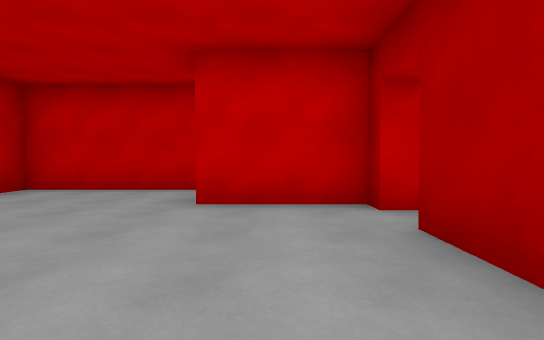
View 1 (above)

24 first-person views from a walk through a Unity game level. The camera is 1.2 m above the floor, tilts 2° down and sees 80° across. The floor is counted in squares, 2 m on a side. Each view is taken from the middle of a square. On the plan, view 1 faces up. The plan holds only what a view shows up to about 10 squares ahead; the rest is blank. The place goes on beyond the plan. The player character is not drawn. Some animated figures are left out.

View 2
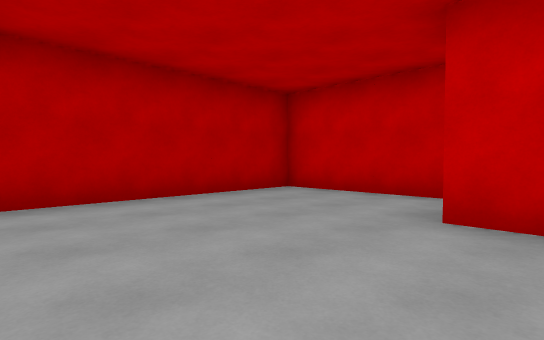

View 3
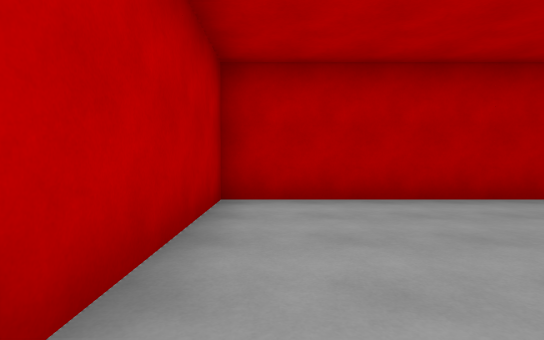

View 4
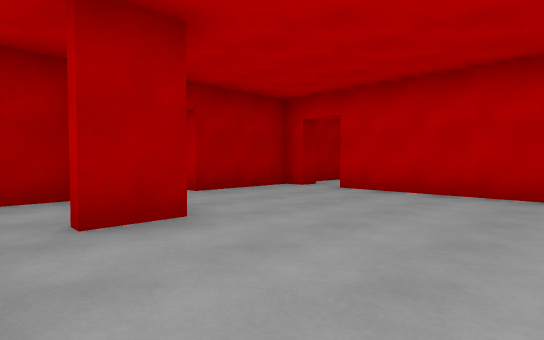

View 5
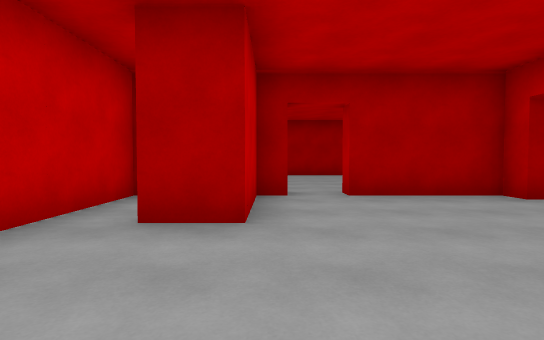

View 6
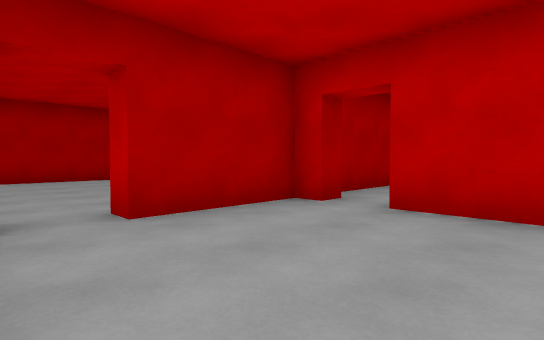

View 7
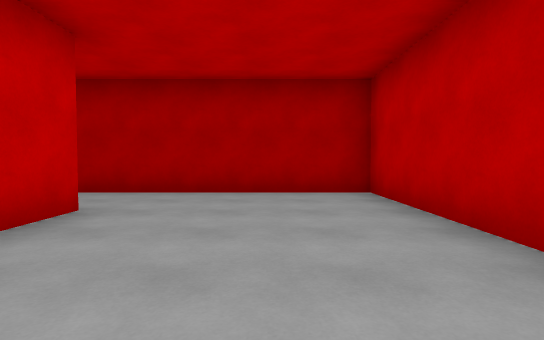

View 8
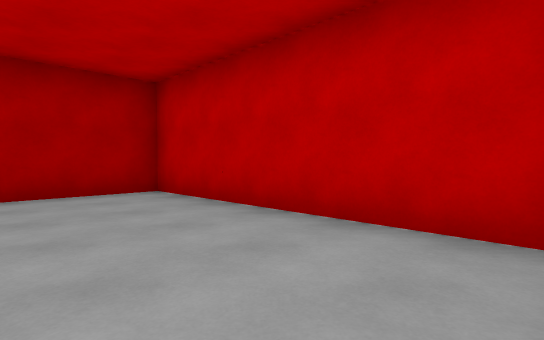

View 9
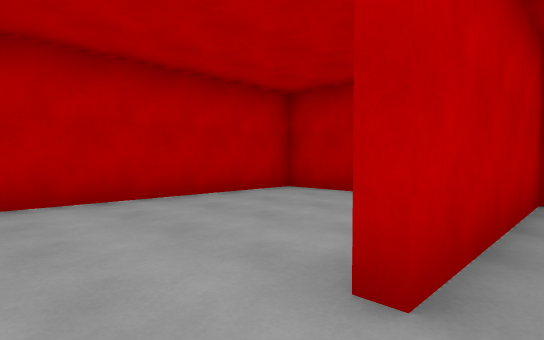

View 10
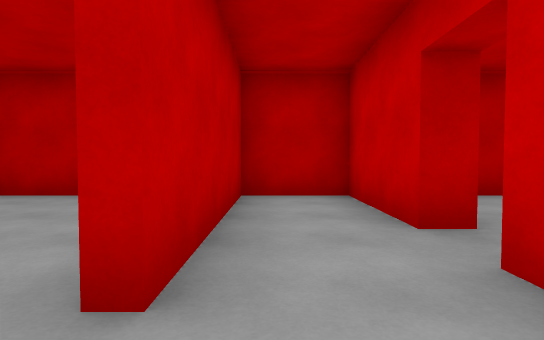

View 11
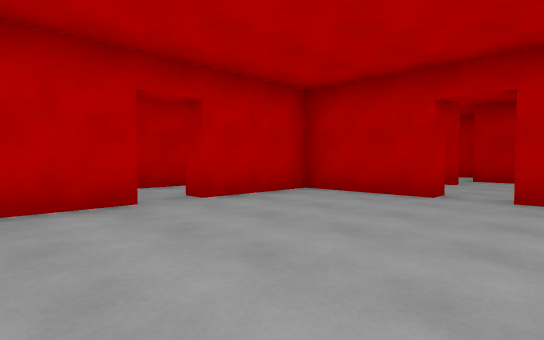

View 12
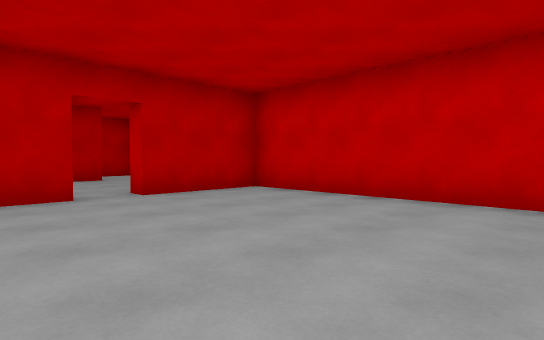

View 13
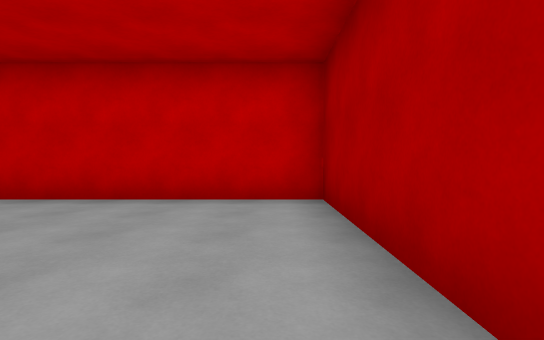

View 14
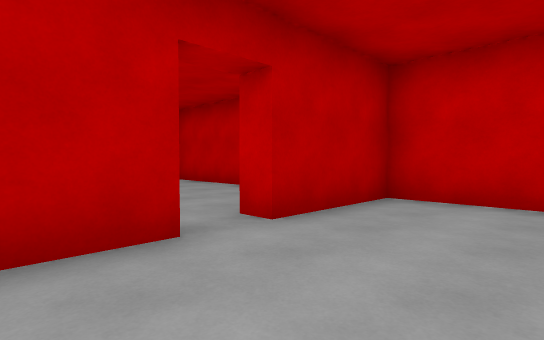

View 15
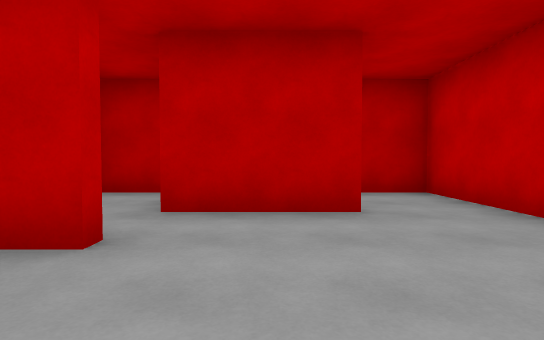

View 16
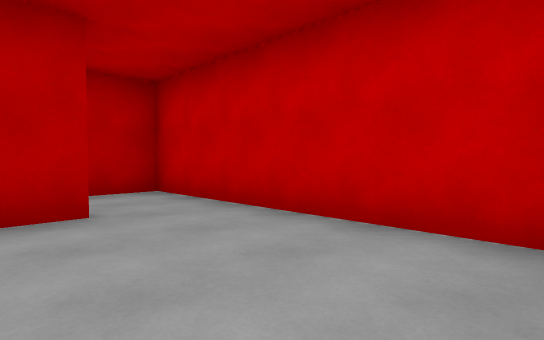

View 17
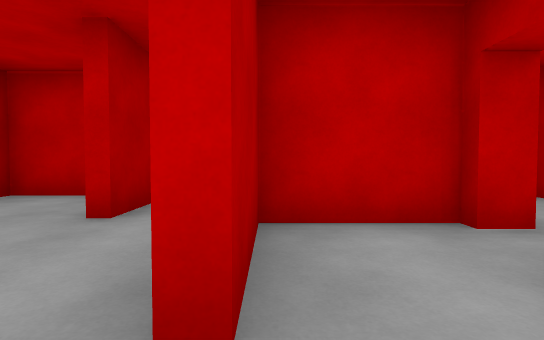

View 18
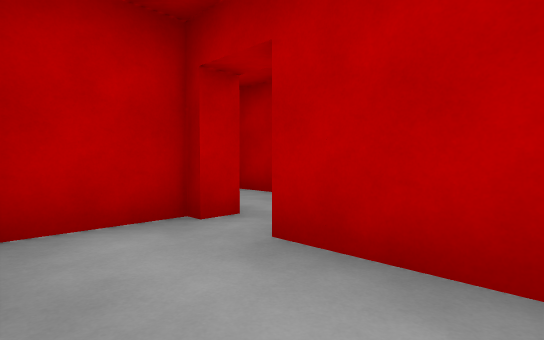

View 19
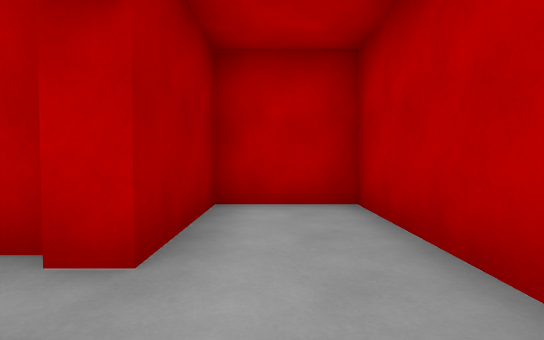

View 20
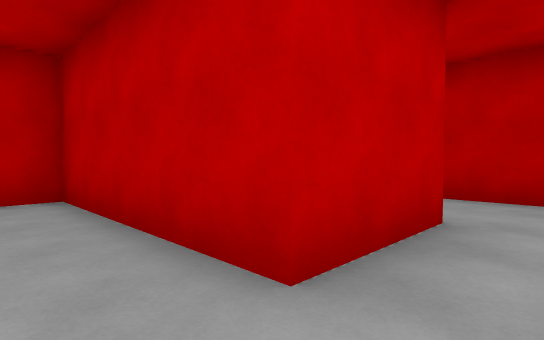

View 21
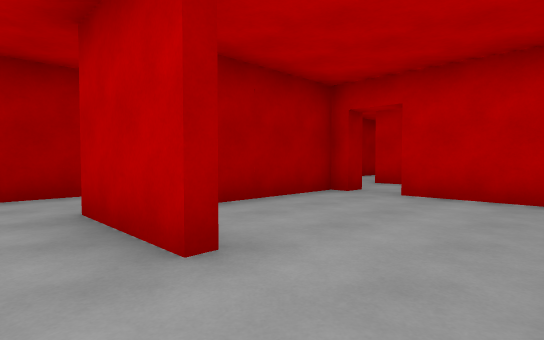

View 22
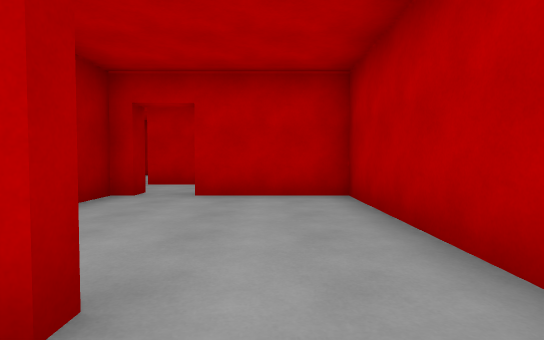

View 23
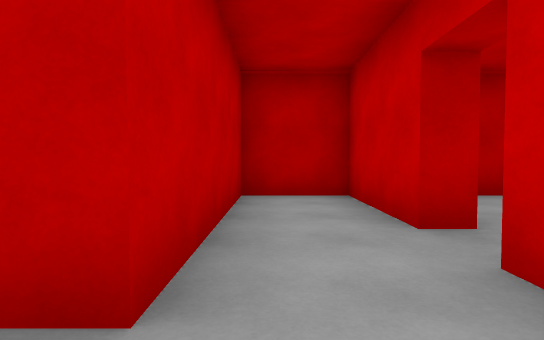

View 24
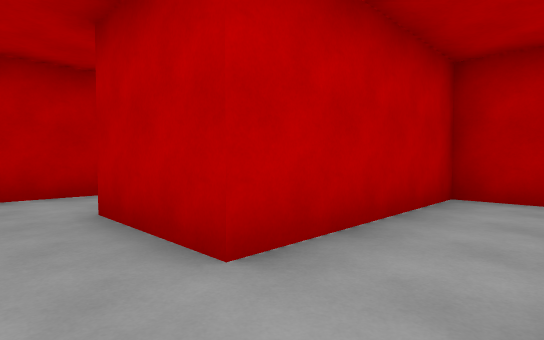

### Floor plan
Ten units are one square. View 1 is at (0, 0); x grows to the right and y downward. Boxes are objects, and circles mark ways between rooms. Rooms are numbered by the first view taken in them; rooms with no view inside come last. Other rooms are left out.
<svg viewBox="-118 -133 201 142">
<path fill="none" stroke="#000" d="M12 -42 -10 -42 -10 -53M12 -47 12 -63 -47 -63 -47 -2 -3 -2M17 -37 12 -37M12 -2 12 -27M7 4 7 -2M18 -19 18 -2 78 -2 78 -36M58 -42 46 -42M12 -27 17 -27M42 -68 42 -63 18 -63 18 -45 58 -45M78 -36 78 -55M78 -89 78 -128 18 -128 18 -103 12 -103M52 -68 67 -68M18 -93 18 -68 42 -68M-11 -89 -11 -81M-26 -111 -26 -88M11 -93 18 -93M-14 -76 -14 -88M0 -68 12 -68M9 -128 -25 -128M-47 -81 -47 -69M-25 -128 -47 -128 -47 -102M-94 -110 -71 -110M-113 -116 -113 -104M-53 -105 -53 -115M-71 -45 -71 -23M-78 -68 -74 -68 -74 -95M-113 -104 -113 -68 -87 -68M-87 -68 -87 -63 -113 -63 -113 -45 -71 -45M-78 -61 -78 -68M-71 -110 -71 -68 -53 -68 -53 -93 -48 -93M-49 -90 -29 -90 -29 -110"/>
<circle cx="10" cy="-30" r="3" fill="#2a7"/>
<circle cx="65" cy="-40" r="3" fill="#2a7"/>
<circle cx="50" cy="-70" r="3" fill="#2a7"/>
<circle cx="10" cy="-100" r="3" fill="#2a7"/>
<circle cx="-30" cy="-120" r="3" fill="#2a7"/>
<circle cx="-40" cy="-110" r="3" fill="#2a7"/>
<circle cx="-105" cy="-110" r="3" fill="#2a7"/>
<circle cx="-60" cy="-110" r="3" fill="#2a7"/>
<circle cx="-70" cy="-55" r="3" fill="#2a7"/>
<circle cx="-80" cy="-70" r="3" fill="#2a7"/>
<circle cx="-50" cy="-100" r="3" fill="#2a7"/>
<text x="-20" y="-30">1</text>
<text x="40" y="-20">2</text>
<text x="50" y="-50">3</text>
<text x="50" y="-100">4</text>
<text x="-10" y="-100">5</text>
<text x="-40" y="-120">6</text>
<text x="-90" y="-120">7</text>
<text x="-60" y="-50">8</text>
<text x="-90" y="-90">9</text>
<text x="-100" y="-60">10</text>
<text x="-60" y="-90">11</text>
<text x="-40" y="-100">12</text>
</svg>
Room 1 opens to room 2. Room 2 opens to room 3. Room 3 opens to room 4. Room 4 opens to room 5. Room 5 opens to room 6. Room 6 opens to room 12. Room 7 opens to room 9. Room 7 opens to room 11. Room 8 opens to room 10. Room 9 opens to room 10. Room 11 opens to room 12.

Where each view was taken, in squares from view 1:
view 1: 0 up, 0 right, facing up
view 2: 1 up, 0 right, facing up-left
view 3: 1 up, 0 right, facing left
view 4: 6 up, 4 left, facing down-right
view 5: 4 up, 4 left, facing right
view 6: 4 up, 2 left, facing down-right
view 7: 2 up, 2 right, facing right
view 8: 3 up, 2 right, facing down-right
view 9: 5 up, 7 right, facing down-left
view 10: 5 up, 7 right, facing left
view 11: 11 up, 7 right, facing down-left
view 12: 8 up, 7 right, facing up-left
view 13: 8 up, 7 right, facing up
view 14: 8 up, 4 right, facing up-left
view 15: 10 up, 1 right, facing left
view 16: 10 up, 1 right, facing up-left
view 17: 12 up, 3 left, facing down
view 18: 12 up, 3 left, facing down-left
view 19: 11 up, 6 left, facing down
view 20: 12 up, 6 left, facing down-left
view 21: 12 up, 11 left, facing down-right
view 22: 12 up, 10 left, facing down
view 23: 5 up, 6 left, facing left
view 24: 6 up, 6 left, facing down-left
